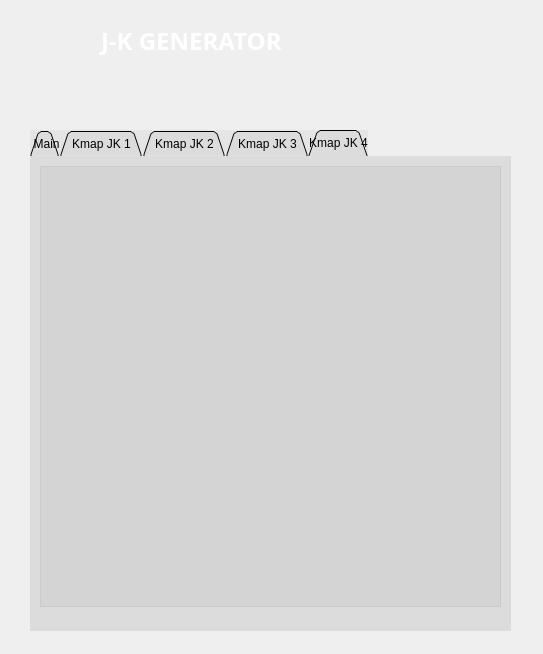
<?xml version="1.0" encoding="UTF-8"?>
<ui version="4.0">
 <class>Form</class>
 <widget class="QWidget" name="Form">
  <property name="geometry">
   <rect>
    <x>0</x>
    <y>0</y>
    <width>543</width>
    <height>654</height>
   </rect>
  </property>
  <property name="windowTitle">
   <string>Form</string>
  </property>
  <widget class="QWidget" name="widgetBack" native="true">
   <property name="geometry">
    <rect>
     <x>-10</x>
     <y>-10</y>
     <width>561</width>
     <height>671</height>
    </rect>
   </property>
   <widget class="QLabel" name="labelBGprogram">
    <property name="geometry">
     <rect>
      <x>10</x>
      <y>10</y>
      <width>541</width>
      <height>651</height>
     </rect>
    </property>
    <property name="styleSheet">
     <string notr="true">background-image: url(:/image/FinaP2.jpg);
border-radius:10px;</string>
    </property>
    <property name="text">
     <string/>
    </property>
   </widget>
   <widget class="QTabWidget" name="tabWidget">
    <property name="geometry">
     <rect>
      <x>40</x>
      <y>140</y>
      <width>481</width>
      <height>501</height>
     </rect>
    </property>
    <property name="styleSheet">
     <string notr="true">QTabBar::tab { background-image: url(:/image/848.jpg.png); color: black; padding: 10px;

}

QTabBar::tab:selected { background-image: url(:/image/06.jpg.png);}

QTabWidget::pane { border: 1; }
QWidget { background-color: rgb(111, 111, 111,20); }
QTabBar::tab:first{
border-top-left-radius: 10px;}

QTabBar::tab:last{
border-top-right-radius: 10px;}

</string>
    </property>
    <property name="tabShape">
     <enum>QTabWidget::Triangular</enum>
    </property>
    <property name="currentIndex">
     <number>4</number>
    </property>
    <widget class="QWidget" name="tab">
     <attribute name="title">
      <string> Main</string>
     </attribute>
     <widget class="QLineEdit" name="lineEditInputNumber">
      <property name="geometry">
       <rect>
        <x>60</x>
        <y>110</y>
        <width>341</width>
        <height>41</height>
       </rect>
      </property>
      <property name="styleSheet">
       <string notr="true">background-color:rgba(255,255,255,100);
border-radius:10px;
border-bottom:1px solid rgb(105,118,132,255);
color: rgba(255,255,255,230);
padding-bottom:2px;
padding-left:15px;
</string>
      </property>
      <property name="text">
       <string/>
      </property>
      <property name="placeholderText">
       <string>INPUT NUMER eg(1,2,3,4,5)</string>
      </property>
     </widget>
     <widget class="QPushButton" name="pushButtonCalculate">
      <property name="geometry">
       <rect>
        <x>180</x>
        <y>220</y>
        <width>93</width>
        <height>28</height>
       </rect>
      </property>
      <property name="styleSheet">
       <string notr="true">QPushButton {

	background-image: url(:/image/06.jpg.png);
    border-radius:10px;  
}
QPushButton:hover {
   background-image: url(:/image/06.jpg.png);

}
QPushButton:pressed {
   
    

}
</string>
      </property>
      <property name="text">
       <string>Calculate</string>
      </property>
     </widget>
    </widget>
    <widget class="QWidget" name="tab_2">
     <attribute name="title">
      <string>Kmap JK 1</string>
     </attribute>
     <widget class="QTextBrowser" name="textBrowserJK1">
      <property name="geometry">
       <rect>
        <x>10</x>
        <y>11</y>
        <width>461</width>
        <height>441</height>
       </rect>
      </property>
      <property name="styleSheet">
       <string notr="true">color: white;</string>
      </property>
     </widget>
    </widget>
    <widget class="QWidget" name="tab_3">
     <attribute name="title">
      <string>Kmap JK 2</string>
     </attribute>
     <widget class="QTextBrowser" name="textBrowserJK2">
      <property name="geometry">
       <rect>
        <x>10</x>
        <y>10</y>
        <width>461</width>
        <height>441</height>
       </rect>
      </property>
      <property name="styleSheet">
       <string notr="true">color: white;</string>
      </property>
     </widget>
    </widget>
    <widget class="QWidget" name="tab_4">
     <attribute name="title">
      <string>Kmap JK 3</string>
     </attribute>
     <widget class="QTextBrowser" name="textBrowserJK3">
      <property name="geometry">
       <rect>
        <x>10</x>
        <y>10</y>
        <width>461</width>
        <height>441</height>
       </rect>
      </property>
      <property name="styleSheet">
       <string notr="true">color: white;</string>
      </property>
     </widget>
    </widget>
    <widget class="QWidget" name="tab_5">
     <attribute name="title">
      <string>Kmap JK 4</string>
     </attribute>
     <widget class="QTextBrowser" name="textBrowserJK4">
      <property name="geometry">
       <rect>
        <x>10</x>
        <y>10</y>
        <width>461</width>
        <height>441</height>
       </rect>
      </property>
      <property name="styleSheet">
       <string notr="true">color: white;</string>
      </property>
     </widget>
    </widget>
   </widget>
   <widget class="QPushButton" name="pushButtonClose">
    <property name="geometry">
     <rect>
      <x>502</x>
      <y>30</y>
      <width>21</width>
      <height>21</height>
     </rect>
    </property>
    <property name="styleSheet">
     <string notr="true">QPushButton {
    border: none;
   
	background-image: url(:/image/cil-x.png);
}
QPushButton:hover {
    background-color: rgb(52, 59, 72);

}
QPushButton:pressed {
    background-color: rgb(85, 170, 255);

}</string>
    </property>
    <property name="text">
     <string/>
    </property>
   </widget>
   <widget class="QPushButton" name="pushButtonMinimize">
    <property name="geometry">
     <rect>
      <x>470</x>
      <y>30</y>
      <width>21</width>
      <height>21</height>
     </rect>
    </property>
    <property name="styleSheet">
     <string notr="true">QPushButton {
    border: none;
   
	background-image: url(:/image/cil-window-minimize.png);
}
QPushButton:hover {
    background-color: rgb(52, 59, 72);

}
QPushButton:pressed {
    background-color: rgb(85, 170, 255);

}
</string>
    </property>
    <property name="text">
     <string/>
    </property>
   </widget>
   <widget class="QLabel" name="JkgeneratorName">
    <property name="geometry">
     <rect>
      <x>100</x>
      <y>20</y>
      <width>341</width>
      <height>61</height>
     </rect>
    </property>
    <property name="font">
     <font>
      <family>Monotxt</family>
      <pointsize>18</pointsize>
      <weight>75</weight>
      <italic>false</italic>
      <bold>true</bold>
      <underline>false</underline>
      <strikeout>false</strikeout>
     </font>
    </property>
    <property name="styleSheet">
     <string notr="true">color: white;</string>
    </property>
    <property name="lineWidth">
     <number>1</number>
    </property>
    <property name="text">
     <string>J-K GENERATOR</string>
    </property>
    <property name="textFormat">
     <enum>Qt::AutoText</enum>
    </property>
    <property name="scaledContents">
     <bool>false</bool>
    </property>
    <property name="margin">
     <number>12</number>
    </property>
    <property name="indent">
     <number>11</number>
    </property>
   </widget>
  </widget>
 </widget>
 <resources>
  <include location="res.qrc"/>
 </resources>
 <connections/>
</ui>
